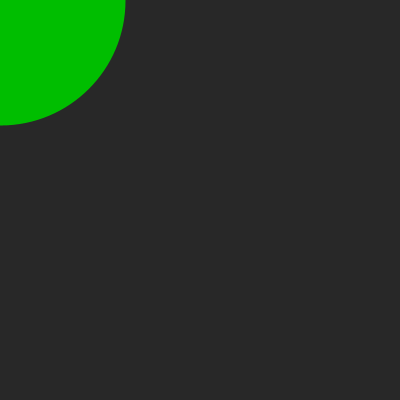
Frame 1 (no input)
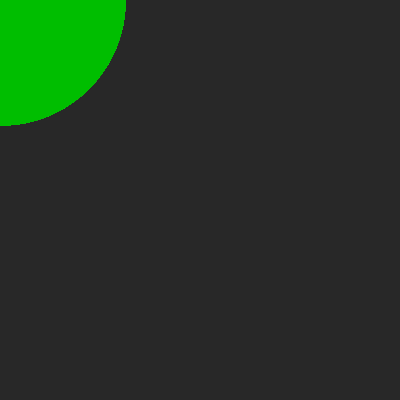
Frame 60 (the mouse pressed at the canvas centre just before this capture)
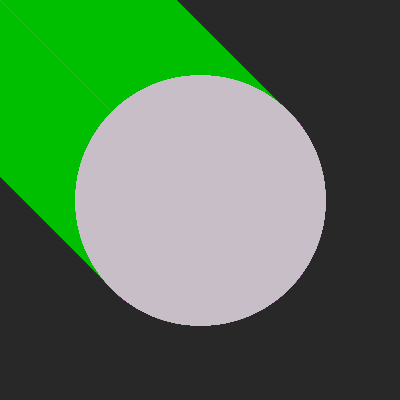
Frame 120 (the mouse held since frame 60 and released just before this capture)

The Processing sketch that drew these frames (run headless with seeded random() and noise(); from frame 60 on, the mouse is pressed at the canvas centre):

// Processing sketch: processing_11360
// ── processing_11360.pde

//Trabajo experimental de Programación, combinación de códigos//

void setup()
  {
  size (400,400);
  background (40,40,40,40); 
  frameRate(80);  
  
  }



void draw ()
  {
  if(mousePressed) {
  fill(80, 169, 0);
  }
  else{
  fill (380,0,30);
  }

   line (pmouseY, pmouseX, mouseY, mouseX);//dirección de las lineas//
   stroke(mouseY,190 , mouseX); //tonalidad de la lineas//
float distance = dist(pmouseX, pmouseY, mouseX, mouseY);
float maxStroke = 250;//Grosor de las lineas//
strokeWeight(maxStroke - constrain(distance, 0, maxStroke));
line(pmouseX, pmouseY, mouseX, mouseY);
}
  
  
void mouseClicked(){
//dibuja un rectangulo donde el mouse fue clickeado
ellipseMode(UP);
fill(mouseY, 0, mouseX);
noStroke();
ellipse(mouseY, mouseX, 40, 40);
}
void keyPressed(){
//presiona tecla para borrar el Background
background(30,30,30,30);
}
